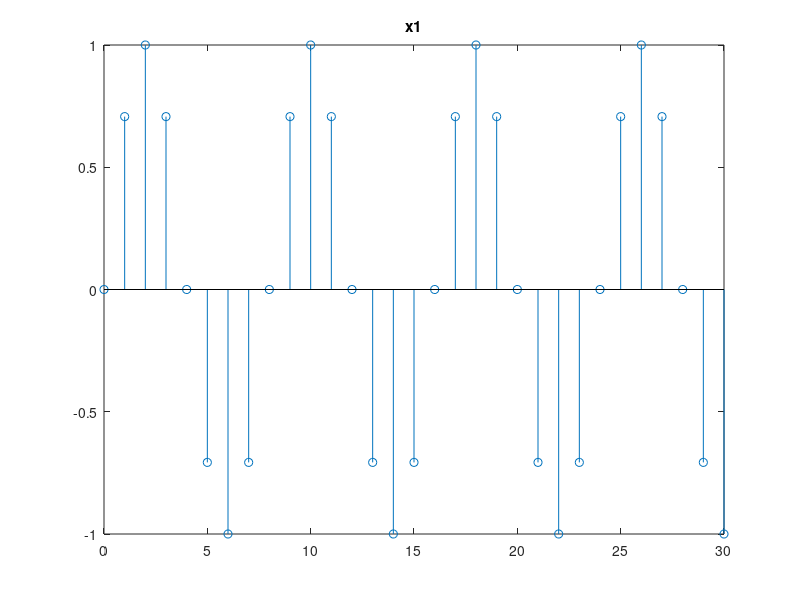
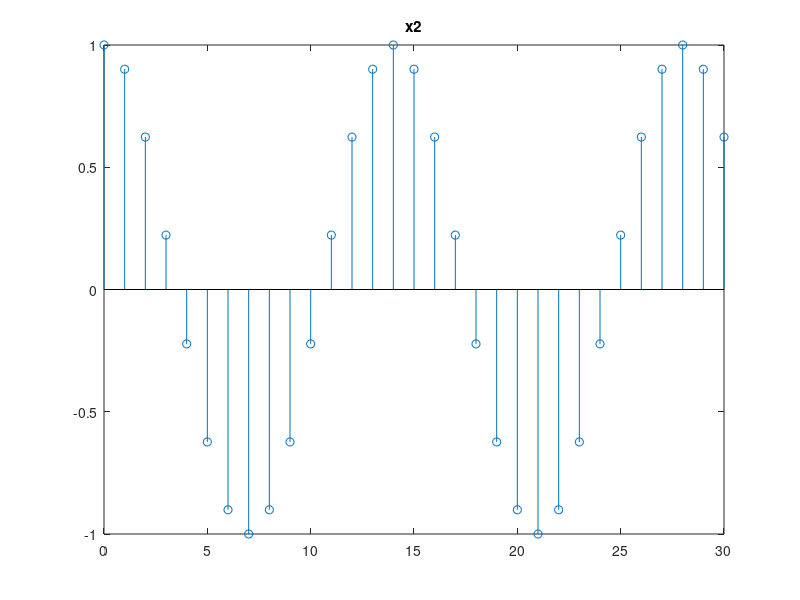
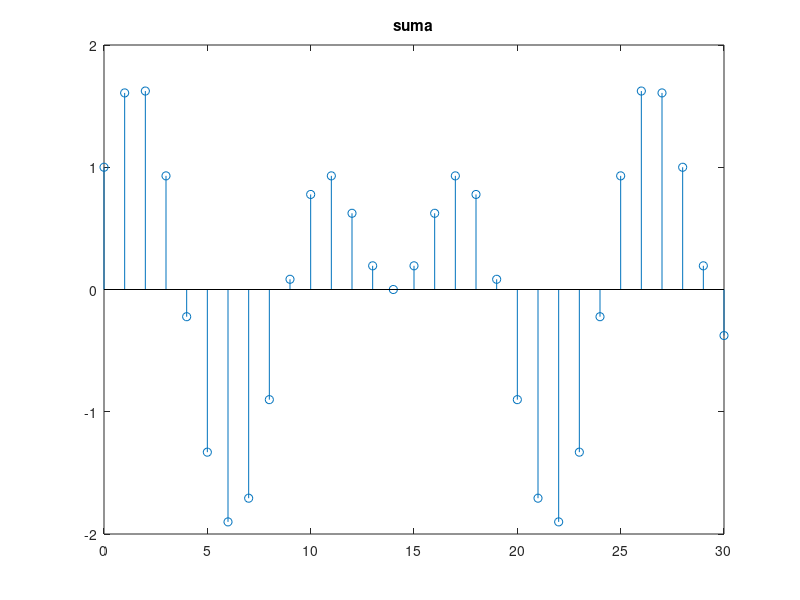
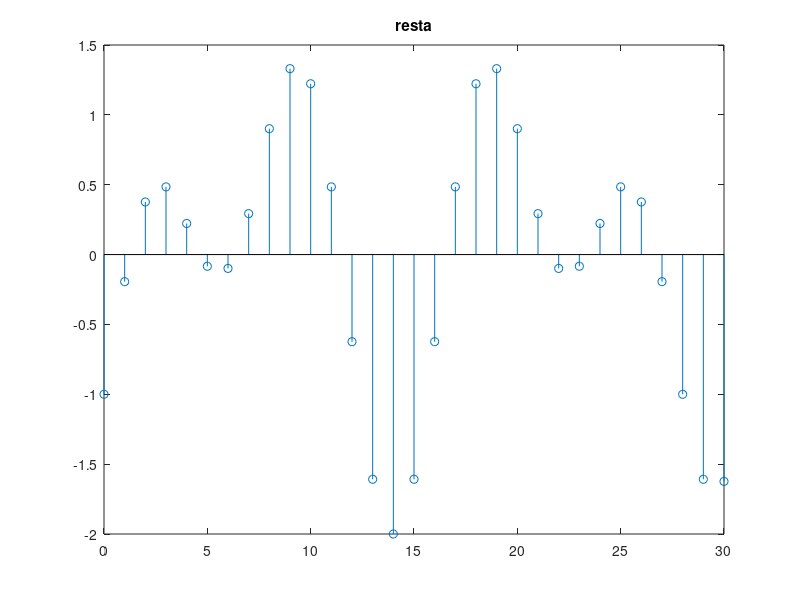

The MATLAB source for these figures, in order:
%% Ejercicio 5

n=[0:30];
x1=sin((pi/4)*n);
x2=cos((pi/7)*n);

y1=x1+x2;
y2=x1-x2;
y3=x1.*x2;
y4=x1./x2;
y5=2*x1;
y6=x1.^x2;

figure;
stem(n,x1);
title("x1");
figure;
stem(n,x2);
title("x2");
figure;
stem(n,y1);
title("suma");
figure;
stem(n,y2);
title("resta");
figure;
stem(n,y3);
title("multiplicación");
figure;
stem(n,y4);
title("división");
figure;
stem(n,y5);
title("2*x1");
figure;
stem(n,y6);
title("potencia");